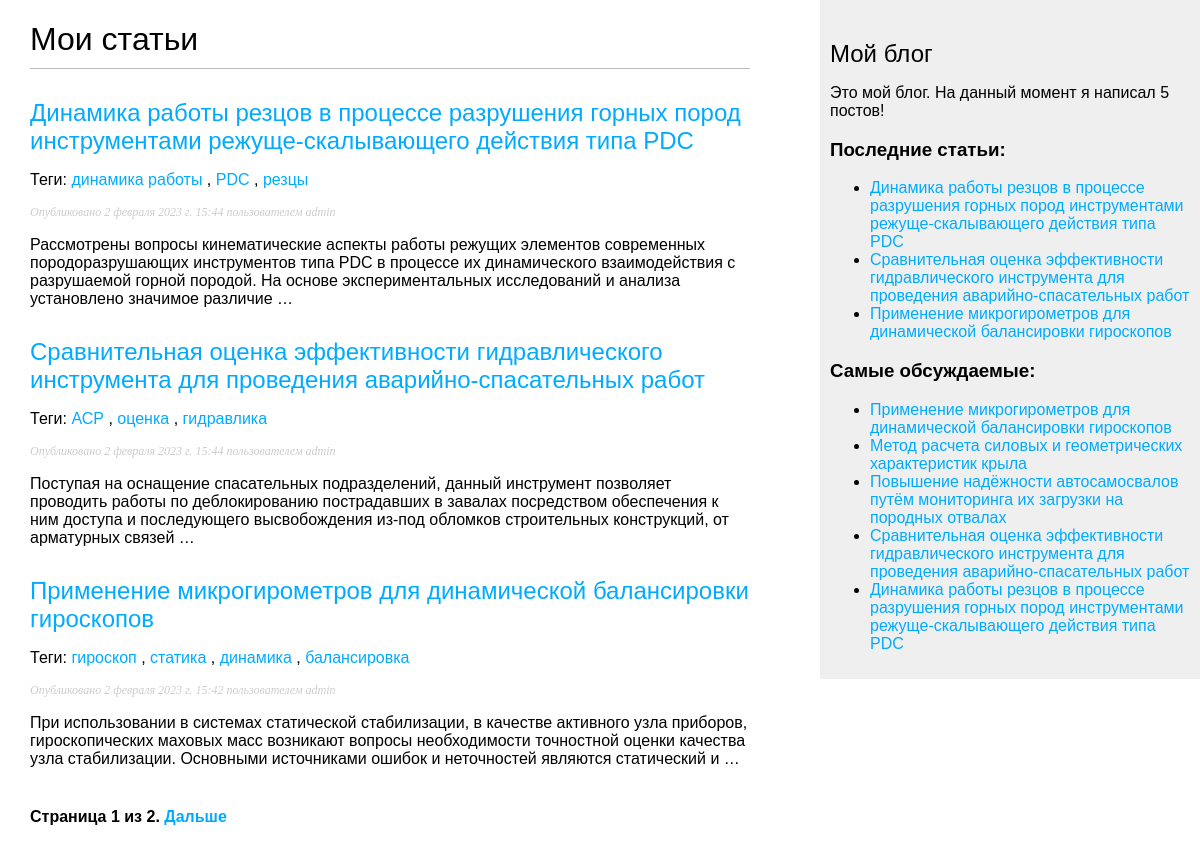
Page /blog/ on the earlier database version.
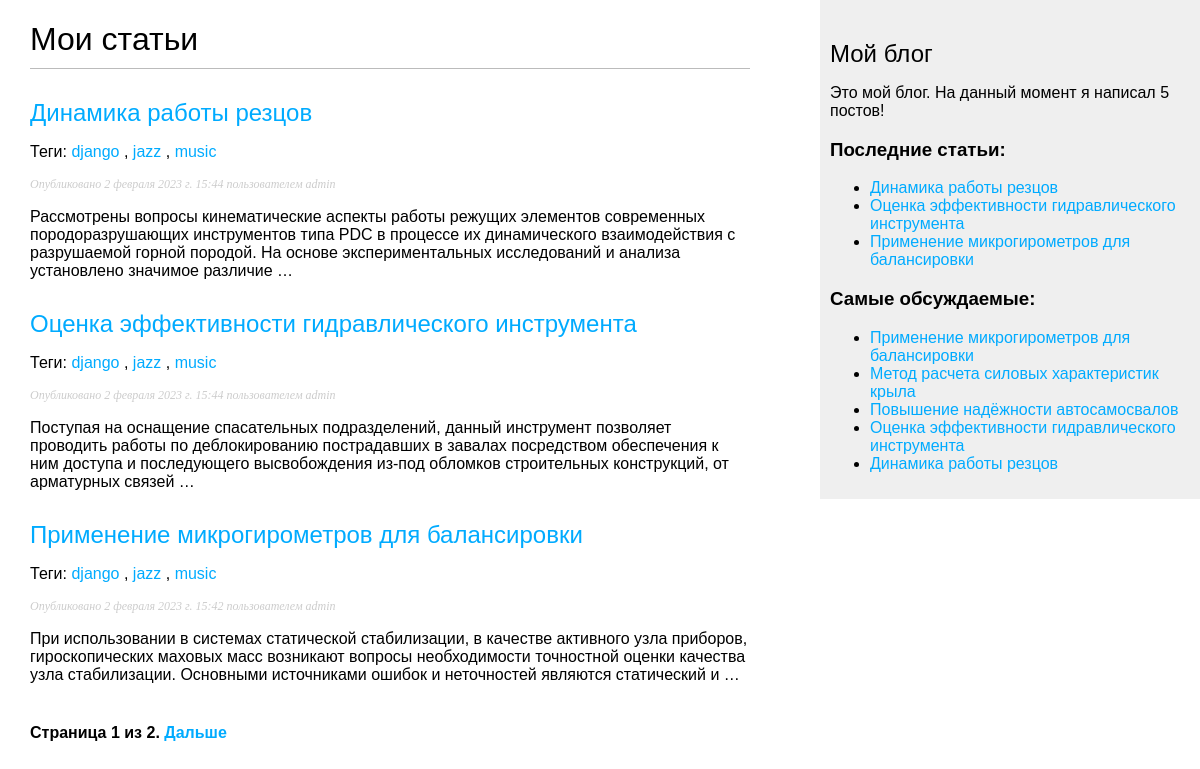
Same page on the later database version.
### blog/models.py (models this page shows, shortened)
class Post(models.Model):
    STATUS_CHOICES = (
        ('draft', 'Отложено'),
        ('published', 'Опубликовано'),
    )
    title = models.CharField(max_length=250)  # Поле заголовка статьи. Тип VARCHAR в базе данных
    slug = models.SlugField(max_length=250, unique_for_date='publish')  # Поле для формирования URL'ов
    author = models.ForeignKey(User, on_delete=models.CASCADE,
                               related_name='blog_posts')  # Внешний ключ, определяющий отношение "один ко многим"
    body = models.TextField()  # Основное содержание статьи, которое будет сохранено в столбце TEXT в SQL базе данных
    publish = models.DateTimeField(
        default=timezone.now)  # Поле даты, сохраняющее дату публикации статьи. Функция 'now' - по умолчанию, и возвращает текущие дату и время
    created = models.DateTimeField(
        auto_now_add=True)  # Это поле даты указывает, когда статья была создана. Параметр 'auto_now_add' - автосохранение при создании объекта
    update = models.DateTimeField(
        auto_now=True)  # Дата и время, указывающие на период, когда статья была отредактирована. Параметр 'auto_now' - указание даты на момент сохранения.
    status = models.CharField(max_length=10, choices=STATUS_CHOICES,
                              default='draft')  # Поле отображения статуса статьи. Параметр CHOICES ограничивает возможные значения из указанного списка.
    objects = models.Manager()  # Менеджер по умолчанию
    published = PublishedManager()  # Новый менеджер
    tags = TaggableManager()
    class Meta:
        ordering = (
            '-publish',)  # Указали Django, порядок сортировки статей по умолчанию — по убыванию (префикс "-") даты публикации поля 'publish'.
    def get_absolute_url(self):
        return reverse('blog:post_detail',
                       args=[self.publish.year,
                             self.publish.month,
                             self.publish.day,
                             self.slug])

### blog/views.py (the view)
# urls.py: path('', views.post_list, name='post_list'),
def post_list(request, tag_slug=None):
    objects_list = Post.published.all()
    tag = None
    if tag_slug:
        tag = get_object_or_404(Tag, slug=tag_slug)
        objects_list = objects_list.filter(tags__in=[tag])
    paginator = Paginator(objects_list, 3)  # Отображение по три поста на странице
    page = request.GET.get('page')
    try:
        posts = paginator.page(page)
    except PageNotAnInteger:
        posts = paginator.page(1)  # Если страница не является целым числом — возвращаем первую страницу
    except EmptyPage:
        posts = paginator.page(
            paginator.num_pages)  # Если номер страницы больше общего количества страниц — возвращаем последнюю
    return render(request, 'post/list.html', {'page': page, 'posts': posts, 'tag': tag})

### blog/models.py (called while the page is built)
    def get_queryset(self):
        return super().get_queryset().filter(status='published')

### blog/templatetags/blog_tags.py (called while the page is built)
@register.simple_tag
def total_posts():
    return Post.published.count()

@register.inclusion_tag('post/latest_posts.html')
def show_latest_posts(count=5):
    latest_posts = Post.published.order_by('-publish')[:count]
    return {'latest_posts': latest_posts}

@register.simple_tag
def get_most_commented_posts(count=5):
    return Post.published.annotate(total_comments=Count('comments')).order_by('-total_comments')[:count]

@register.filter(name='markdown')
def markdown_format(text):
    return mark_safe(markdown.markdown(text))

### blog/templates/post/list.html (shortened to what this page needs)
{% extends "blog/base.html" %}
{% load blog_tags %}
{% block content %}
<h1>Мои статьи</h1>
{% for post in posts %}
<h2>
    <a href="{{ post.get_absolute_url }}">{{ post.title }}</a>
</h2>
<p class="tags">
    Теги:
    {% for tag in post.tags.all %}
        <a href="{% url "blog:post_list_by_tag" tag.slug %}">
            {{ tag.name }}
        </a>
        {% if not forloop.last %}, {% endif %}
    {% endfor %}
</p>
<p class="date">Опубликовано {{ post.publish }} пользователем {{ post.author }}</p>
{{ post.body|markdown|truncatewords_html:30 }}
{% endfor %}
{% include "pagination.html" with page=posts %}
{% endblock %}

### blog/templates/blog/base.html (shortened to what this page needs)
{% load blog_tags %}
{% load static %}
<!DOCTYPE html>
<html lang="en">
<head>
    <link href="{% static "/css/blog.css" %}" rel="stylesheet">
</head>
<body>
    <div id="content">
        {% block content %}
        {% endblock %}
    </div>
    <div id="sidebar">
        <h2>Мой блог</h2>
        <p>Это мой блог. На данный момент я написал {% total_posts %} постов!</p>
        <h3>Последние статьи:</h3>
        {% show_latest_posts 3 %}
        <h3>Самые обсуждаемые:</h3>
        {% get_most_commented_posts as most_commented_posts %}
        <ul>
            {% for post in most_commented_posts %}
                <li><a href="{{ post.get_absolute_url }}">{{ post.title }}</a></li>
            {% endfor %}
        </ul>
    </div>
</body>
</html>

### blog/templates/pagination.html (shortened to what this page needs)
<div class="pagination">
  <span class="step-links">
    <span class="current">
      Страница {{ page.number }} из {{ page.paginator.num_pages }}.
    </span>
    {% if page.has_next %}
      <a href="?page={{ page.next_page_number }}">Дальше</a>
    {% endif %}
  </span>
</div>

### blog/templates/post/latest_posts.html
<ul>
  {% for post in latest_posts %}
    <li><a href="{{ post.get_absolute_url }}">{{ post.title }}</a></li>
  {% endfor %}
</ul>

### blog/static/css/blog.css (style rules this page uses)
body { margin:0; padding:0; font-family:arial, calibri, helvetica, sans-serif; }
a { color:#00abff; text-decoration:none; }
h1 { font-weight:normal; border-bottom:1px solid #bbb; padding:0 0 10px 0; }
h2 { font-weight:normal; margin:30px 0 0; }
#content { float:left; width:60%; padding:0 0 0 30px; }
#sidebar { float:right; width:30%; padding:10px; background:#efefef; height:100%; }
p.date { color:#ccc; font-family: georgia, serif; font-size: 12px; font-style: italic; }
.pagination { margin:40px 0; font-weight:bold; }

Differences in the rows shown:
changed Post: loses Tag (name "динамика работы"); loses Tag (name "PDC"); loses Tag (name "резцы"); gains Tag (name "django"); gains Tag (name "jazz"); gains Tag (name "music"); title "Динамика работы резцов в процессе разрушения горных пород инструментами режуще-скалывающего действия типа PDC" → "Динамика работы резцов"
changed Post: loses Tag (name "АСР"); loses Tag (name "оценка"); loses Tag (name "гидравлика"); gains Tag (name "django"); gains Tag (name "jazz"); gains Tag (name "music"); title "Сравнительная оценка эффективности гидравлического инструмента для проведения аварийно-спасательных работ" → "Оценка эффективности гидравлического инструмента"
changed Post: loses Tag (name "гироскоп"); loses Tag (name "статика"); loses Tag (name "динамика"); loses Tag (name "балансировка"); gains Tag (name "django"); gains Tag (name "jazz"); gains Tag (name "music"); title "Применение микрогирометров для динамической балансировки гироскопов" → "Применение микрогирометров для балансировки"
changed Post: title "Метод расчета силовых и геометрических характеристик крыла" → "Метод расчета силовых характеристик крыла"
changed Post: title "Повышение надёжности автосамосвалов путём мониторинга их загрузки на породных отвалах" → "Повышение надёжности автосамосвалов"
